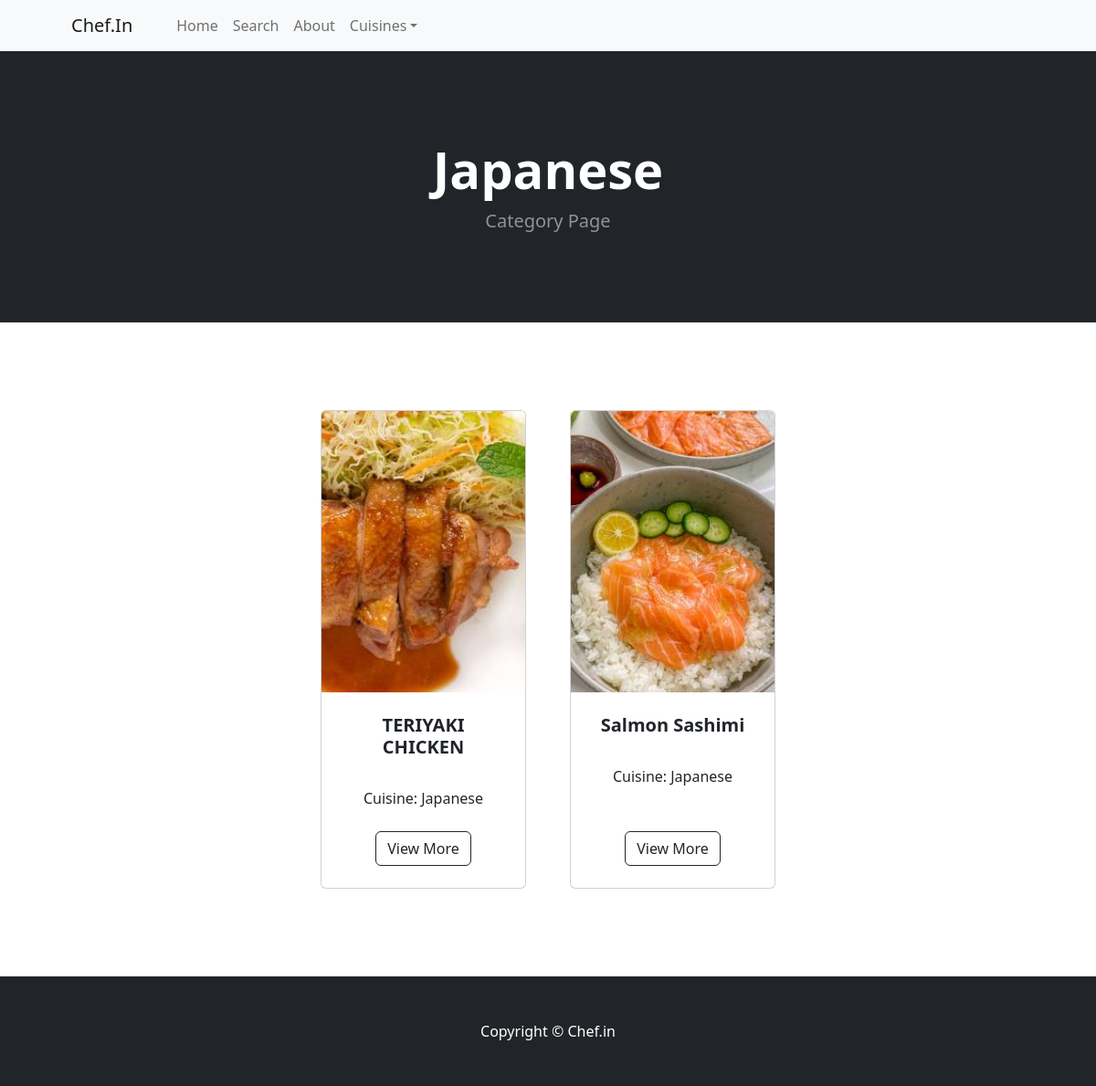
The app's page /category/Japanese with its own data.
### cheff/models.py (models this page shows, shortened)
class Category(models.Model):
    name = models.CharField(max_length=50)
    def __str__(self):
        return self.name
    class Meta:
        verbose_name_plural = 'categories'  # Correct pluralization for admin interface

class Recipies(models.Model):
    name = models.CharField(max_length=50)
    category = models.ForeignKey(Category, on_delete=models.CASCADE, default=1)
    description = models.CharField(max_length=1000, default='', blank=True, null=True)
    image = models.ImageField(upload_to='uploads/product')
    ingredients = models.TextField(default='', blank=True, null=True)  # Multiline field for ingredients
    instructions = models.TextField(default='', blank=True, null=True)  # Multiline field for instructions
    class Meta:
        verbose_name_plural = 'recipies'  # Correct pluralization for admin interface

### cheff/views.py (the view)
# urls.py: path('category/<str:ggg>', views.category, name='category'),
def category(request, ggg):
    try:
        category = Category.objects.get(name=ggg)
        recipies = Recipies.objects.filter(category=category)
        return render(request, 'category.html', {'recipies': recipies, 'category': category})
    except ObjectDoesNotExist:
        messages.error(request, "That category doesn't exist")
        logging.error(f"Category '{ggg}' does not exist.")
        return redirect('home')

### cheff/templates/category.html
{% extends 'base.html' %}
{% block content %}
<header class="bg-dark py-5">
    <div class="container px-4 px-lg-5 my-5">
        <div class="text-center text-white">
            <h1 class="display-4 fw-bolder">{{ category }}</h1>
            <p class="lead fw-normal text-white-50 mb-0">Category Page</p>
        </div>
    </div>
</header>
<section class="py-5">
    <div class="container px-4 px-lg-5 mt-5">
        <div class="row gx-4 gx-lg-5 row-cols-2 row-cols-md-3 row-cols-xl-4 justify-content-center">
            {% for recipy in recipies %}
            <div class="col mb-5">
                <div class="card h-100">
                    <img class="card-img-top" src="{{ recipy.image.url }}" alt="..." />
                    <div class="card-body p-4">
                        <div class="text-center">
                            <h5 class="fw-bolder">{{ recipy.name }}</h5>
                            <br />
                            Cuisine: {{ recipy.category }}
                        </div>
                    </div>
                    <div class="card-footer p-4 pt-0 border-top-0 bg-transparent">
                        <div class="text-center"><a class="btn btn-outline-dark mt-auto" href="{% url 'recipy_detail' recipy.id %}">View More</a></div>
                    </div>
                </div>
            </div>
            {% endfor %}
        </div>
    </div>
</section>
{% endblock %}

### records on screen
Category: name "Japanese"
Recipies: image (picture), name "TERIYAKI CHICKEN", category "Japanese"
Recipies: image (picture), name "Salmon Sashimi", category "Japanese"
